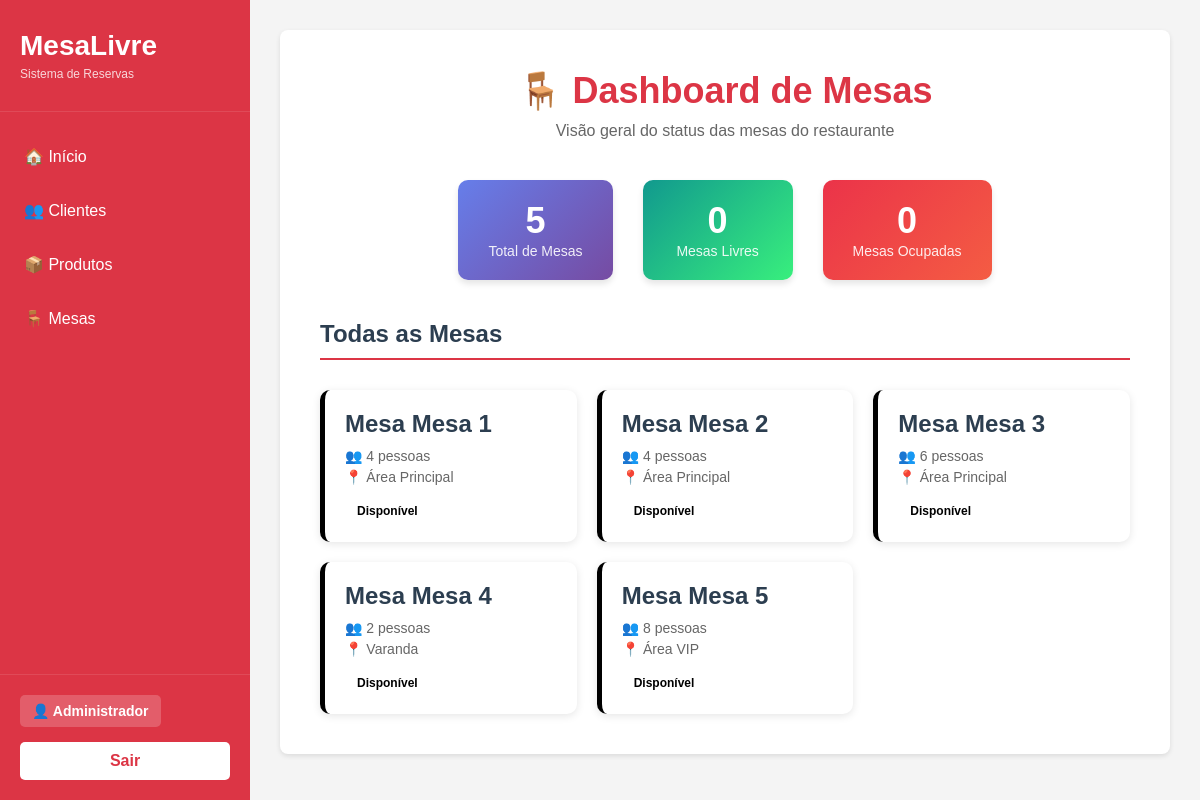
Page /MesaLivre/index.php (signed in) on the committed database.
### tables this page shows
CREATE TABLE mesas (
    id_mesa INT AUTO_INCREMENT PRIMARY KEY,
    numero VARCHAR(45) NOT NULL,
    capacidade INT NOT NULL,
    localizacao VARCHAR(45) NOT NULL,
    status VARCHAR(20) NOT NULL,
    descricao TEXT
);

### MesaLivre/modelo/usuario/Usuario_class.php (called while the page is built, shortened)
<?php
class Usuario{
	private $nome;
	public function getNome(){
		return $this->nome;
	}
}
?>

### MesaLivre/modelo/mesa/MesaDAO_class.php (called while the page is built, shortened)
<?php
include_once "ConnectionFactory_class.php";
class MesaDAO {
    public function listar(){
        try{
            $fabrica = new ConnectionFactory();
            $con = $fabrica->getConnection();
            $stmt = $con->prepare("SELECT * FROM mesas");
            $stmt->execute();
            $result = $stmt->fetchAll(PDO::FETCH_ASSOC);
            return $result;
        } catch (PDOException $ex){
            echo "Erro ao listar mesas: " . $ex->getMessage();
        }
    }
}
?>

### MesaLivre/modelo/mesa/ConnectionFactory_class.php (called while the page is built, shortened)
<?php
	class ConnectionFactory{
		public $dbType = "mysql";
		public $host = "localhost";
		public $user = "root";
		public $senha = "";
		public $db = "mesalivre";
		public $persistente = false;
		public function getConnection(){
			try{
				$this->con = new PDO(
					$this->dbType.":host=".$this->host.";dbname=".$this->db,
					$this->user,
					$this->senha,
					array(PDO::ATTR_PERSISTENT => $this->persistente,
					PDO::ATTR_ERRMODE => PDO::ERRMODE_EXCEPTION)
				);
				return $this->con;
			}
			catch(PDOException $ex){
				echo "Erro: " . $ex->getMessage();
			}
		}
	}
?>

### MesaLivre/index.php (the view, shortened to what this page needs)
<?php
include_once("visao/topo.php");
include_once("modelo/mesa/MesaDAO_class.php");
$dao = new MesaDAO();
$mesas = $dao->listar();
$total_mesas = count($mesas);
$mesas_livres = 0;
$mesas_ocupadas = 0;
?>
<div class="dashboard-header">
    <h1>🪑 Dashboard de Mesas</h1>
    <p style="color: #666;">Visão geral do status das mesas do restaurante</p>
</div>
<div class="stats-container">
    <div class="stat-card total">
        <span class="stat-number"><?php echo $total_mesas; ?></span>
        <span class="stat-label">Total de Mesas</span>
    </div>
    <div class="stat-card livre">
        <span class="stat-number"><?php echo $mesas_livres; ?></span>
        <span class="stat-label">Mesas Livres</span>
    </div>
    <div class="stat-card ocupada">
        <span class="stat-number"><?php echo $mesas_ocupadas; ?></span>
        <span class="stat-label">Mesas Ocupadas</span>
    </div>
</div>
<?php if($total_mesas > 0): ?>
    <h2 class="section-title">Todas as Mesas</h2>
    <div class="mesas-grid">
        <?php foreach($mesas as $mesa): ?>
            <div class="mesa-card <?php echo strtolower(str_replace('ã', 'a', $mesa['status'])); ?>" onclick="window.location.href='mesa.php?fun=exibir&id=<?php echo $mesa['id_mesa']; ?>'">
                <div class="mesa-number">Mesa <?php echo $mesa['numero']; ?></div>
                <div class="mesa-info">👥 <?php echo $mesa['capacidade']; ?> pessoas</div>
                <div class="mesa-info">📍 <?php echo $mesa['localizacao']; ?></div>
                <span class="mesa-status <?php echo strtolower(str_replace('ã', 'a', $mesa['status'])); ?>">
                    <?php echo ucfirst($mesa['status']); ?>
                </span>
            </div>
        <?php endforeach; ?>
    </div>
<?php endif; ?>
<?php
include_once("visao/base.php");
?>

### MesaLivre/visao/topo.php (shortened to what this page needs)
<!DOCTYPE html>
<html lang="pt-BR">
<head>
    <link rel="stylesheet" href="../assets/css/exibir.css">
</head>
<body>
    <div class="sidebar">
        <div class="sidebar-header">
            <h1>MesaLivre</h1>
            <p>Sistema de Reservas</p>
        </div>
        <nav class="sidebar-nav">
            <ul>
                <?php
                if(isset($_SESSION['logado']) && $_SESSION['logado'] == true){
                    echo '<li><a href="index.php">🏠 Início</a></li>';
                    echo '<li><a href="cliente.php?fun=listar">👥 Clientes</a></li>';
                    echo '<li><a href="produto.php?fun=listar">📦 Produtos</a></li>';
                    echo '<li><a href="mesa.php?fun=listar">🪑 Mesas</a></li>';
                }
                ?>
            </ul>
        </nav>
        <div class="sidebar-footer">
            <?php
            if(isset($_SESSION['logado']) && $_SESSION['logado'] == true){
                include_once("modelo/usuario/Usuario_class.php");
                $usuario = unserialize($_SESSION['usuario']);
                echo '<div class="user-info">';
                echo '<span class="user-name">👤 ' . $usuario->getNome() . '</span>';
                echo '</div>';
                echo '<a href="usuario.php?fun=logout" class="btn-logout">Sair</a>';
            }
            ?>
        </div>
    </div>
    <div class="main-content">
        <div class="content-area">

### MesaLivre/visao/base.php
        </div>
    </div>
</body>
</html>

### assets/css/exibir.css (style rules this page uses)
h2 { color: #2c3e50; margin-bottom: 20px; border-bottom: 2px solid #2c3e50; padding-bottom: 10px; }

### MesaLivre/visao/topo.php (style rules this page uses)
* { margin: 0; padding: 0; box-sizing: border-box; }
body { font-family: Arial, sans-serif; background-color: #f4f4f4; display: flex; min-height: 100vh; }
.sidebar { width: 250px; background-color: #dc3545; color: white; display: flex; flex-direction: column; position: fixed; height: 100vh; left: 0; top: 0; }
.sidebar-header { padding: 30px 20px; border-bottom: 1px solid rgba(255,255,255,0.1); }
.sidebar-header h1 { font-size: 28px; margin-bottom: 5px; }
.sidebar-header p { font-size: 12px; opacity: 0.8; }
.sidebar-nav { flex: 1; padding: 20px 0; }
.sidebar-nav ul { list-style: none; }
.sidebar-nav li { margin-bottom: 5px; }
.sidebar-nav a { color: white; text-decoration: none; padding: 15px 20px; display: block; transition: background-color 0.3s; border-left: 4px solid transparent; }
.sidebar-footer { padding: 20px; border-top: 1px solid rgba(255,255,255,0.1); }
.user-info { display: flex; align-items: center; gap: 10px; margin-bottom: 15px; }
.user-name { background-color: rgba(255,255,255,0.2); padding: 8px 12px; border-radius: 5px; font-weight: bold; font-size: 14px; }
.btn-logout { background-color: #fff; color: #dc3545; padding: 10px 20px; border-radius: 5px; text-decoration: none; font-weight: bold; transition: background-color 0.3s; display: block; text-align: center; }
.main-content { flex: 1; margin-left: 250px; padding: 30px; }
.content-area { max-width: 1200px; margin: 0 auto; padding: 40px; background-color: white; border-radius: 8px; box-shadow: 0 2px 5px rgba(0,0,0,0.1); min-height: 400px; }

### MesaLivre/index.php (style rules this page uses)
.dashboard-header { text-align: center; margin-bottom: 40px; }
.dashboard-header h1 { color: #dc3545; font-size: 36px; margin-bottom: 10px; }
.stats-container { display: flex; justify-content: center; gap: 30px; margin-bottom: 40px; }
.stat-card { background: linear-gradient(135deg, #667eea 0%, #764ba2 100%); color: white; padding: 20px 30px; border-radius: 10px; text-align: center; min-width: 150px; box-shadow: 0 4px 6px rgba(0,0,0,0.1); }
.stat-card.total { background: linear-gradient(135deg, #667eea 0%, #764ba2 100%); }
.stat-card.livre { background: linear-gradient(135deg, #11998e 0%, #38ef7d 100%); }
.stat-card.ocupada { background: linear-gradient(135deg, #eb3349 0%, #f45c43 100%); }
.stat-number { font-size: 36px; font-weight: bold; display: block; }
.stat-label { font-size: 14px; opacity: 0.9; }
.mesas-grid { display: grid; grid-template-columns: repeat(auto-fill, minmax(200px, 1fr)); gap: 20px; margin-top: 30px; }
.mesa-card { background: white; border-radius: 10px; padding: 20px; box-shadow: 0 2px 8px rgba(0,0,0,0.1); cursor: pointer; transition: transform 0.2s, box-shadow 0.2s; border-left: 5px solid; }
.mesa-number { font-size: 24px; font-weight: bold; color: #2c3e50; margin-bottom: 10px; }
.mesa-info { font-size: 14px; color: #666; margin-bottom: 5px; }
.mesa-status { display: inline-block; padding: 4px 12px; border-radius: 12px; font-size: 12px; font-weight: bold; margin-top: 10px; }
.section-title { color: #2c3e50; font-size: 24px; margin: 30px 0 20px; padding-bottom: 10px; border-bottom: 2px solid #dc3545; }

### rows in the picture
mesas: numero "Mesa 1", capacidade "4", localizacao "Área Principal", status "Disponível"
mesas: numero "Mesa 2", capacidade "4", localizacao "Área Principal", status "Disponível"
mesas: numero "Mesa 3", capacidade "6", localizacao "Área Principal", status "Disponível"
mesas: numero "Mesa 4", capacidade "2", localizacao "Varanda", status "Disponível"
mesas: numero "Mesa 5", capacidade "8", localizacao "Área VIP", status "Disponível"

### other values in the picture
$usuario->getNome() "Administrador"
$total_mesas "5"
$mesas_livres "0"
$mesas_ocupadas "0"
